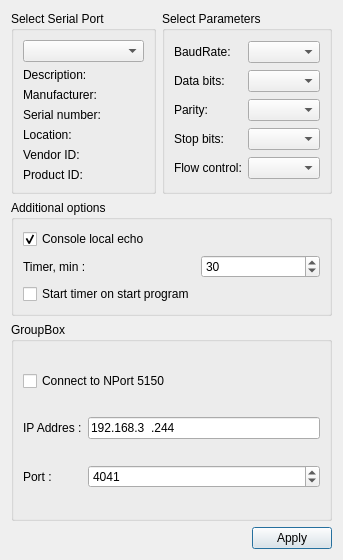
<?xml version="1.0" encoding="UTF-8"?>
<ui version="4.0">
 <class>SettingsDialog</class>
 <widget class="QDialog" name="SettingsDialog">
  <property name="geometry">
   <rect>
    <x>0</x>
    <y>0</y>
    <width>343</width>
    <height>560</height>
   </rect>
  </property>
  <property name="windowTitle">
   <string>Settings</string>
  </property>
  <layout class="QGridLayout" name="gridLayout_3">
   <item row="0" column="0">
    <widget class="QGroupBox" name="selectBox">
     <property name="title">
      <string>Select Serial Port</string>
     </property>
     <layout class="QGridLayout" name="gridLayout">
      <item row="0" column="0">
       <widget class="QComboBox" name="serialPortInfoListBox"/>
      </item>
      <item row="1" column="0">
       <widget class="QLabel" name="descriptionLabel">
        <property name="text">
         <string>Description:</string>
        </property>
       </widget>
      </item>
      <item row="2" column="0">
       <widget class="QLabel" name="manufacturerLabel">
        <property name="text">
         <string>Manufacturer:</string>
        </property>
       </widget>
      </item>
      <item row="3" column="0">
       <widget class="QLabel" name="serialNumberLabel">
        <property name="text">
         <string>Serial number:</string>
        </property>
       </widget>
      </item>
      <item row="4" column="0">
       <widget class="QLabel" name="locationLabel">
        <property name="text">
         <string>Location:</string>
        </property>
       </widget>
      </item>
      <item row="5" column="0">
       <widget class="QLabel" name="vidLabel">
        <property name="text">
         <string>Vendor ID:</string>
        </property>
       </widget>
      </item>
      <item row="6" column="0">
       <widget class="QLabel" name="pidLabel">
        <property name="text">
         <string>Product ID:</string>
        </property>
       </widget>
      </item>
     </layout>
    </widget>
   </item>
   <item row="1" column="0" colspan="2">
    <widget class="QGroupBox" name="additionalOptionsGroupBox">
     <property name="title">
      <string>Additional options</string>
     </property>
     <layout class="QGridLayout" name="gridLayout_4">
      <item row="0" column="0">
       <widget class="QCheckBox" name="localEchoCheckBox">
        <property name="text">
         <string>Console local echo</string>
        </property>
        <property name="checked">
         <bool>true</bool>
        </property>
       </widget>
      </item>
      <item row="1" column="0">
       <widget class="QLabel" name="label">
        <property name="text">
         <string>Timer, min :</string>
        </property>
       </widget>
      </item>
      <item row="1" column="1">
       <widget class="QSpinBox" name="spTimer">
        <property name="minimum">
         <number>5</number>
        </property>
        <property name="maximum">
         <number>1440</number>
        </property>
        <property name="value">
         <number>30</number>
        </property>
       </widget>
      </item>
      <item row="2" column="0">
       <widget class="QCheckBox" name="chTimer">
        <property name="text">
         <string>Start timer on start program</string>
        </property>
       </widget>
      </item>
     </layout>
    </widget>
   </item>
   <item row="0" column="1">
    <widget class="QGroupBox" name="parametersBox">
     <property name="title">
      <string>Select Parameters</string>
     </property>
     <layout class="QGridLayout" name="gridLayout_2">
      <item row="0" column="0">
       <widget class="QLabel" name="baudRateLabel">
        <property name="text">
         <string>BaudRate:</string>
        </property>
       </widget>
      </item>
      <item row="0" column="1">
       <widget class="QComboBox" name="baudRateBox"/>
      </item>
      <item row="1" column="0">
       <widget class="QLabel" name="dataBitsLabel">
        <property name="text">
         <string>Data bits:</string>
        </property>
       </widget>
      </item>
      <item row="1" column="1">
       <widget class="QComboBox" name="dataBitsBox"/>
      </item>
      <item row="2" column="0">
       <widget class="QLabel" name="parityLabel">
        <property name="text">
         <string>Parity:</string>
        </property>
       </widget>
      </item>
      <item row="2" column="1">
       <widget class="QComboBox" name="parityBox"/>
      </item>
      <item row="3" column="0">
       <widget class="QLabel" name="stopBitsLabel">
        <property name="text">
         <string>Stop bits:</string>
        </property>
       </widget>
      </item>
      <item row="3" column="1">
       <widget class="QComboBox" name="stopBitsBox"/>
      </item>
      <item row="4" column="0">
       <widget class="QLabel" name="flowControlLabel">
        <property name="text">
         <string>Flow control:</string>
        </property>
       </widget>
      </item>
      <item row="4" column="1">
       <widget class="QComboBox" name="flowControlBox"/>
      </item>
     </layout>
    </widget>
   </item>
   <item row="4" column="0" colspan="2">
    <layout class="QHBoxLayout" name="horizontalLayout">
     <item>
      <spacer name="horizontalSpacer">
       <property name="orientation">
        <enum>Qt::Horizontal</enum>
       </property>
       <property name="sizeHint" stdset="0">
        <size>
         <width>96</width>
         <height>20</height>
        </size>
       </property>
      </spacer>
     </item>
     <item>
      <widget class="QPushButton" name="applyButton">
       <property name="text">
        <string>Apply</string>
       </property>
      </widget>
     </item>
    </layout>
   </item>
   <item row="2" column="0" rowspan="2" colspan="2">
    <widget class="QGroupBox" name="groupBox">
     <property name="title">
      <string>GroupBox</string>
     </property>
     <layout class="QGridLayout" name="gridLayout_5">
      <item row="0" column="0" colspan="2">
       <widget class="QCheckBox" name="nportCheckBox">
        <property name="text">
         <string>Connect to NPort 5150</string>
        </property>
       </widget>
      </item>
      <item row="1" column="0">
       <widget class="QLabel" name="label_2">
        <property name="text">
         <string>IP Addres :</string>
        </property>
       </widget>
      </item>
      <item row="1" column="1">
       <widget class="QLineEdit" name="nportIPAddres">
        <property name="inputMask">
         <string>9##.9##.9##.9##</string>
        </property>
        <property name="text">
         <string>192.168.3.244</string>
        </property>
       </widget>
      </item>
      <item row="2" column="0">
       <widget class="QLabel" name="label_3">
        <property name="text">
         <string>Port :</string>
        </property>
       </widget>
      </item>
      <item row="2" column="1">
       <widget class="QSpinBox" name="nportPort">
        <property name="minimum">
         <number>1024</number>
        </property>
        <property name="maximum">
         <number>99999</number>
        </property>
        <property name="value">
         <number>4041</number>
        </property>
       </widget>
      </item>
     </layout>
    </widget>
   </item>
  </layout>
 </widget>
 <resources/>
 <connections/>
</ui>
